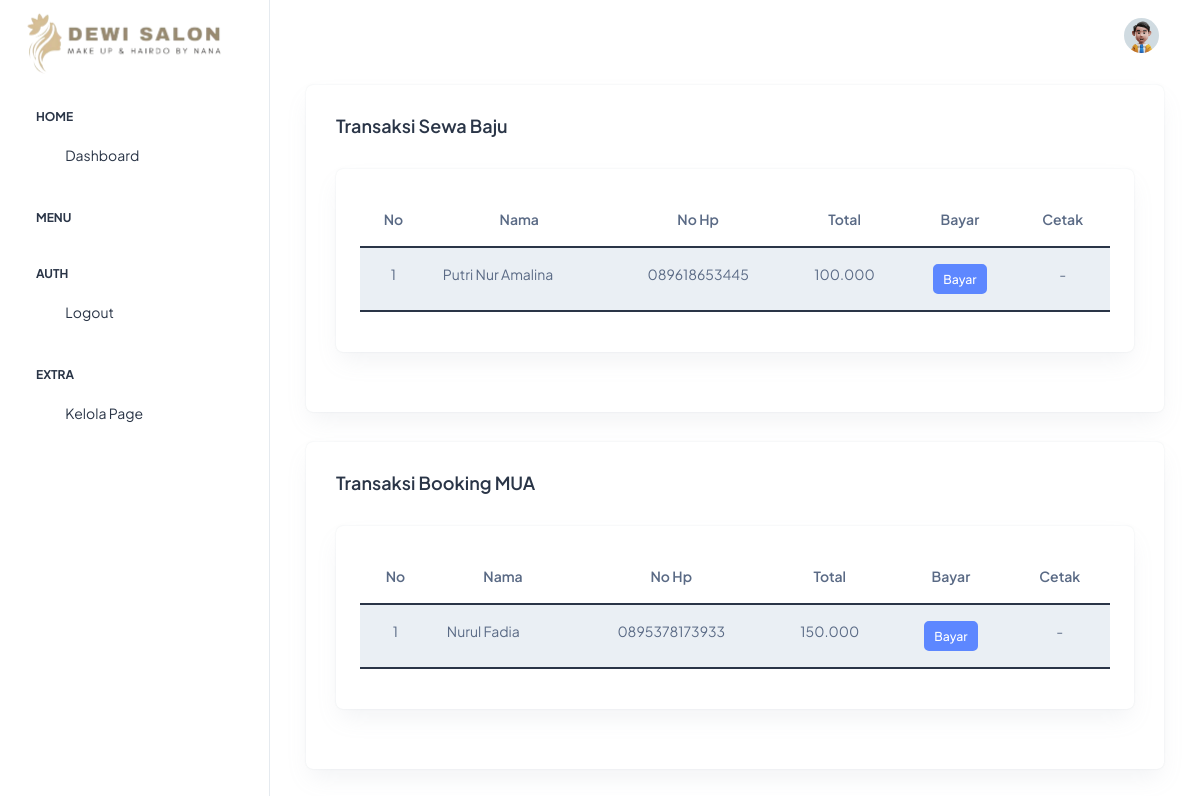
/index.php/transaksi, run on the app's committed database.
### tables this page shows
CREATE TABLE `sewa_baju` (
  `id` int(11) NOT NULL,
  `id_baju` int(11) NOT NULL,
  `id_pelayanan` int(11) NOT NULL,
  `id_akun` int(11) NOT NULL,
  `nama` varchar(35) NOT NULL,
  `no_hp` varchar(13) NOT NULL,
  `alamat` text NOT NULL,
  `untuk_tgl` date NOT NULL,
  `jml_baju` int(3) NOT NULL,
  `total` int(11) NOT NULL,
  `status` enum('Menunggu','Batal','Selesai') NOT NULL DEFAULT 'Menunggu',
  `tgl_sewa` date NOT NULL DEFAULT current_timestamp()
);

CREATE TABLE `booking_mua` (
  `id` int(11) NOT NULL,
  `id_mua` int(4) NOT NULL,
  `id_pelayanan` int(4) NOT NULL,
  `id_akun` int(11) NOT NULL,
  `nama` varchar(35) NOT NULL,
  `no_hp` varchar(13) NOT NULL,
  `alamat` text NOT NULL,
  `untuk_tgl` date NOT NULL,
  `jml_orang` int(3) NOT NULL,
  `tgl_booking` date NOT NULL DEFAULT current_timestamp(),
  `total` int(11) NOT NULL,
  `status` enum('Menunggu','Batal','Selesai') NOT NULL DEFAULT 'Menunggu'
);

### application/controllers/Transaksi.php (called while the page is built, shortened)
<?php
class Transaksi extends CI_Controller
{
    public function index()
    {
        $data = [
            'sewa' => $this->transaksi->sewa(),
            'booking' => $this->transaksi->booking(),
        ];
        $this->load->view('admin/layout/header', $data);
        $this->load->view('admin/transaksi/index');
        $this->load->view('admin/layout/footer');
    }
}

### index.php (called while the page is built, shortened)
<?php
require_once BASEPATH.'core/CodeIgniter.php';

### application/models/Transaksi_model.php (called while the page is built, shortened)
<?php
class Transaksi_model extends CI_Model
{
    public function sewa()
    {
        $result = $this->db->select('*')
            ->from('sewa_baju')
            ->order_by('status', 'Menunggu')
            ->get()
            ->result();
        return $result;
    }
    public function booking()
    {
        $result = $this->db->select('*')
            ->from('booking_mua')
            ->order_by('status', 'Menunggu')
            ->get()
            ->result();
        return $result;
    }
}

### application/views/admin/transaksi/index.php (the view)
<div class="container-fluid">
    <div class="card">
        <div class="card-body">
            <div class="d-flex mb-4">
                <h5 class="card-title fw-semibold">Transaksi Sewa Baju</h5>
            </div>
            <div class="card">
                <div class="card-body p-4">
                    <table class="table table-striped border-2 border-dark" id="dataTables" style="width: 100%;">
                        <thead>
                            <tr>
                                <th class="text-center">No</th>
                                <th class="text-center">Nama</th>
                                <th class="text-center">No Hp</th>
                                <th class="text-center">Total</th>
                                <th class="text-center">Bayar</th>
                                <th class="text-center">Cetak</th>
                            </tr>
                        </thead>
                        <tbody>
                            <?php $no = 1;
                            foreach ($sewa as $row) : ?>
                                <tr>
                                    <td class="text-center"><?= $no++ ?></td>
                                    <td class="text-start"><?= $row->nama ?></td>
                                    <td class="text-center"><?= $row->no_hp ?></td>
                                    <td class="text-center"><?= number_format($row->total, 0, ',', '.') ?></td>
                                    <td class="text-center">
                                        <?php if ($row->status == 'Menunggu') : ?>
                                            <a href="<?= base_url("transaksi/bayar/sewa/$row->id") ?>" class="btn btn-primary btn-sm">Bayar</a>
                                        <?php else : ?>
                                            <?= $row->status ?>
                                        <?php endif ?>
                                    </td>
                                    <td class="text-center">
                                        <?php if ($row->status == 'Selesai') : ?>
                                            <a href="<?= base_url("transaksi/cetak/sewa/$row->id") ?>" class="btn btn-primary btn-sm" target="_blank">Cetak</a>
                                        <?php else : ?>
                                            -
                                        <?php endif ?>
                                    </td>
                                </tr>
                            <?php endforeach ?>
                        </tbody>
                    </table>
                </div>
            </div>
        </div>
    </div>
</div>
<div class="container-fluid">
    <div class="card">
        <div class="card-body">
            <div class="d-flex mb-4">
                <h5 class="card-title fw-semibold">Transaksi Booking MUA</h5>
            </div>
            <div class="card">
                <div class="card-body p-4">
                    <table class="table table-striped border-2 border-dark" id="dataTables1" style="width: 100%;">
                        <thead>
                            <tr>
                                <th class="text-center">No</th>
                                <th class="text-center">Nama</th>
                                <th class="text-center">No Hp</th>
                                <th class="text-center">Total</th>
                                <th class="text-center">Bayar</th>
                                <th class="text-center">Cetak</th>
                            </tr>
                        </thead>
                        <tbody>
                            <?php $no = 1;
                            foreach ($booking as $row) : ?>
                                <tr>
                                    <td class="text-center"><?= $no++ ?></td>
                                    <td class="text-start"><?= $row->nama ?></td>
                                    <td class="text-center"><?= $row->no_hp ?></td>
                                    <td class="text-center"><?= number_format($row->total, 0, ',', '.') ?></td>
                                    <td class="text-center">
                                        <?php if ($row->status == 'Menunggu') : ?>
                                            <a href="<?= base_url("transaksi/bayar/booking/$row->id") ?>" class="btn btn-primary btn-sm">Bayar</a>
                                        <?php else : ?>
                                            <?= $row->status ?>
                                        <?php endif ?>
                                    </td>
                                    <td class="text-center">
                                        <?php if ($row->status == 'Selesai') : ?>
                                            <a href="<?= base_url("transaksi/cetak/booking/$row->id") ?>" class="btn btn-primary btn-sm" target="_blank">Cetak</a>
                                        <?php else : ?>
                                            -
                                        <?php endif ?>
                                    </td>
                                </tr>
                            <?php endforeach ?>
                        </tbody>
                    </table>
                </div>
            </div>
        </div>
    </div>
</div>

### data on the page
sewa_baju: nama "Putri Nur Amalina", no_hp "089618653445", total "100.000"
booking_mua: nama "Nurul Fadia", no_hp "0895378173933", total "150.000"
